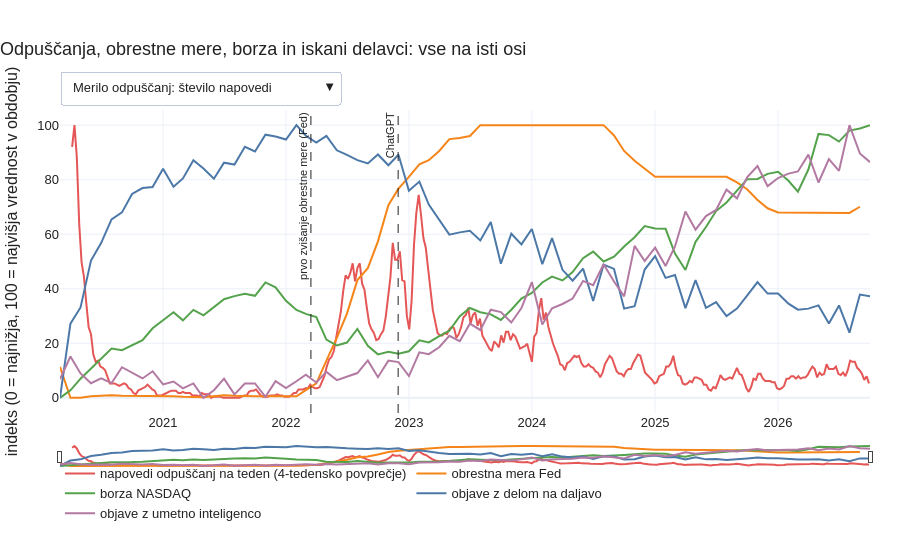

The code cell stored with this chart in its notebook:
### Markdown cell above
## 1. Kdaj so podjetja napovedovala odpuščanja?

Začnimo s preprostim vprašanjem: kdaj? Prvi graf postavi na isto os več stvari, ki jih običajno gledamo ločeno; s spustnim menijem preklopite med številom napovedi in številom odpuščenih ljudi. Drugi pokaže, kako se napovedi razporejajo po tednih v letu. Nato pogledamo, koliko ljudi je za temi napovedmi in kolikšen del zaposlenih so prizadele, ker število napovedi samo po sebi ne pove, koliko ljudi je izgubilo delo.

### Code cell
show("1_casovnica")
